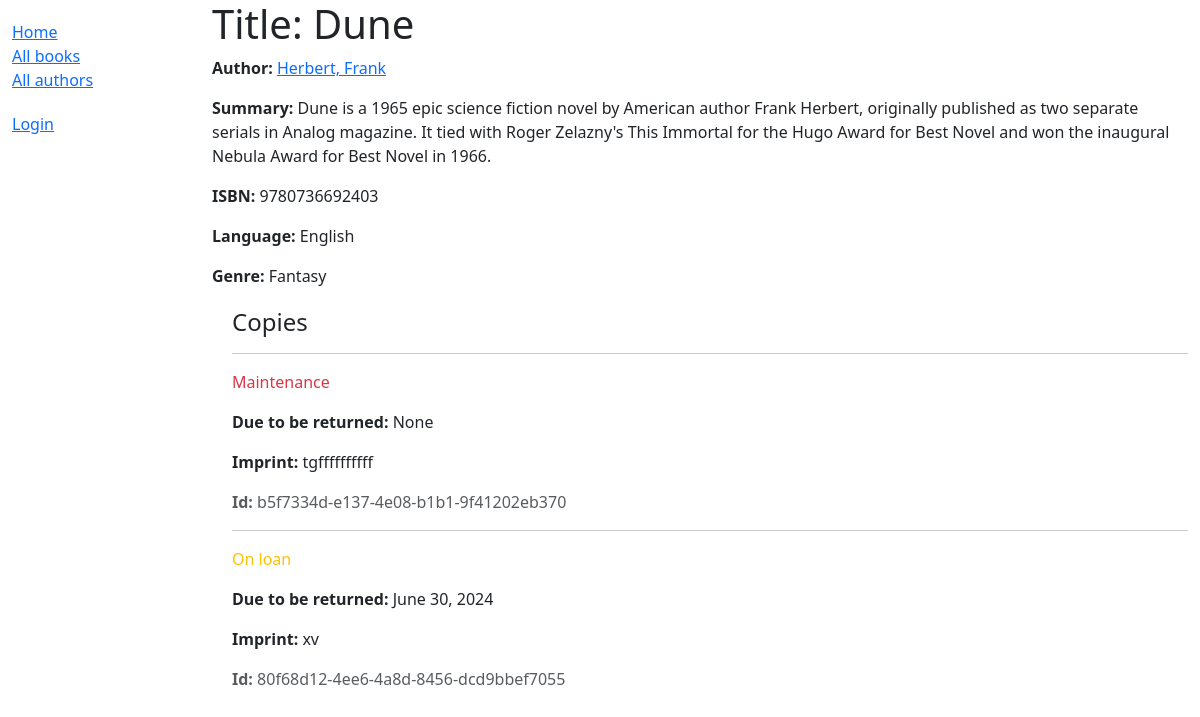
/catalog/book/1, run on the app's committed database.
### catalog/models.py (models this page shows, shortened)
class Book(models.Model):
    title = models.CharField(max_length=200)
    author = models.ForeignKey('Author', on_delete=models.RESTRICT, null=True)
    summary = models.TextField(
        max_length=1000, help_text="Enter a brief description of the book")
    isbn = models.CharField('ISBN', max_length=13,
        unique=True,
        help_text='13 Character <a href="https://www.isbn-international.org/content/what-isbn'
            '">ISBN number</a>')
    genre = models.ManyToManyField(
        Genre, help_text="Select a genre for this book")
    language = models.ForeignKey('Language', on_delete=models.SET_NULL, null=True)
    def display_genre(self):
        """Create a string for the Genre. This is required to display genre in Admin."""
        return ', '.join(genre.name for genre in self.genre.all()[:3])
    display_genre.short_description = 'Genre'

class Author(models.Model):
    first_name = models.CharField(max_length=100)
    last_name = models.CharField(max_length=100)
    date_of_birth = models.DateField(null=True, blank=True)
    date_of_death = models.DateField('Died', null=True, blank=True)
    class Meta:
        ordering = ['last_name', 'first_name']
    def get_absolute_url(self):
        return reverse('author-detail', args=[str(self.id)])
    def __str__(self):
        return f'{self.last_name}, {self.first_name}'

class Language(models.Model):
    name = models.CharField(
        max_length=200,
        unique=True,
        help_text="Enter the book's natural language (e.g. English, French, Japanese, etc.)"
    )
    def __str__(self):
        return self.name
    class Meta:
        constraints = [
            UniqueConstraint(
                Lower('name'),
                name='language_name_case_insensitive_unique',
                violation_error_message = "Language already exists, case insensitive match"
            ),
        ]

class Genre(models.Model):
    name = models.CharField(
        max_length=200,
        unique=True,
        help_text="Enter a book genre (e.g. Science Fiction, French Poetry etc.)"
    )
    def __str__(self):
        return self.name
    class Meta:
        constraints = [
            UniqueConstraint(
                Lower('name'),
                name='genre_name_case_insensitive_unique',
                violation_error_message = "Genre already exists (case insensitive match)"
            ),
        ]

class BookInstance(models.Model):
    id = models.UUIDField(primary_key=True, default=uuid.uuid4,
                          help_text="Unique ID for this particular book across whole library")
    book = models.ForeignKey('Book', on_delete=models.RESTRICT, null=True)
    imprint = models.CharField(max_length=200)
    due_back = models.DateField(null=True, blank=True)
    LOAN_STATUS = (
        ('m', 'Maintenance'),
        ('o', 'On loan'),
        ('a', 'Available'),
        ('r', 'Reserved'),
    )
    status = models.CharField(
        max_length=1,
        choices=LOAN_STATUS,
        blank=True,
        default='m',
        help_text='Book availability',
    )
    borrower = models.ForeignKey(
        settings.AUTH_USER_MODEL,
        on_delete=models.SET_NULL,
        null=True,
        blank=True,
    )
    class Meta:
        ordering = ['due_back']
        permissions = (('can_mark_returned', 'Set book as returned'),)

### catalog/views.py (the view)
# urls.py: path('book/<int:pk>', views.BookDetailView.as_view(), name='book-detail'),
class BookDetailView(generic.DetailView):
	model = Book

### catalog/templates/catalog/book_detail.html (shortened to what this page needs)
{% extends "base_generic.html" %}
{% block content %}
    <h1>Title: {{ book.title }}</h1>
    <p><strong>Author:</strong> <a href="{{ book.author.get_absolute_url }}">{{ book.author }}</a></p>
    <p><strong>Summary:</strong> {{ book.summary }}</p>
    <p><strong>ISBN:</strong> {{ book.isbn }}</p>
    <p><strong>Language:</strong> {{ book.language }}</p>
    <p><strong>Genre:</strong> {{ book.genre.all|join:", " }}</p>
    <div style="margin-left:20px;margin-top:20px">
        <h4>Copies</h4>
        {% for copy in book.bookinstance_set.all %}
            <hr />
            <p class="{% if copy.status == 'a' %}text-success{% elif copy.status == 'm' %}text-danger{% else %}text-warning{% endif %}">{{ copy.get_status_display }}</p>
            {% if copy.status != 'a' %}
                <p><strong>Due to be returned:</strong> {{ copy.due_back }}</p>
            {% endif %}
            <p><strong>Imprint:</strong> {{ copy.imprint }}</p>
            <p class="text-muted"><strong>Id:</strong> {{ copy.id }}</p>
        {% endfor %}
    </div>
{% endblock %}
{% block sidebar %}
    {{ block.super }}
{% endblock %}

### data on the page
Book: author "Herbert, Frank", summary "Dune is a 1965 epic science fiction novel by American author Frank Herbert, originally published as two separate serials in Analog magazine. It tied with Roger Zelazny's This Immortal for the Hugo Award for Best Novel and won the inaugural Nebula Award for Best Novel in 1966.", isbn "9780736692403", language "English", genre.all "Fantasy"
BookInstance: status "Maintenance", due_back "None", imprint "tgffffffffff", id "b5f7334d-e137-4e08-b1b1-9f41202eb370"
BookInstance: status "On loan", due_back "June 30, 2024", imprint "xv", id "80f68d12-4ee6-4a8d-8456-dcd9bbef7055"
